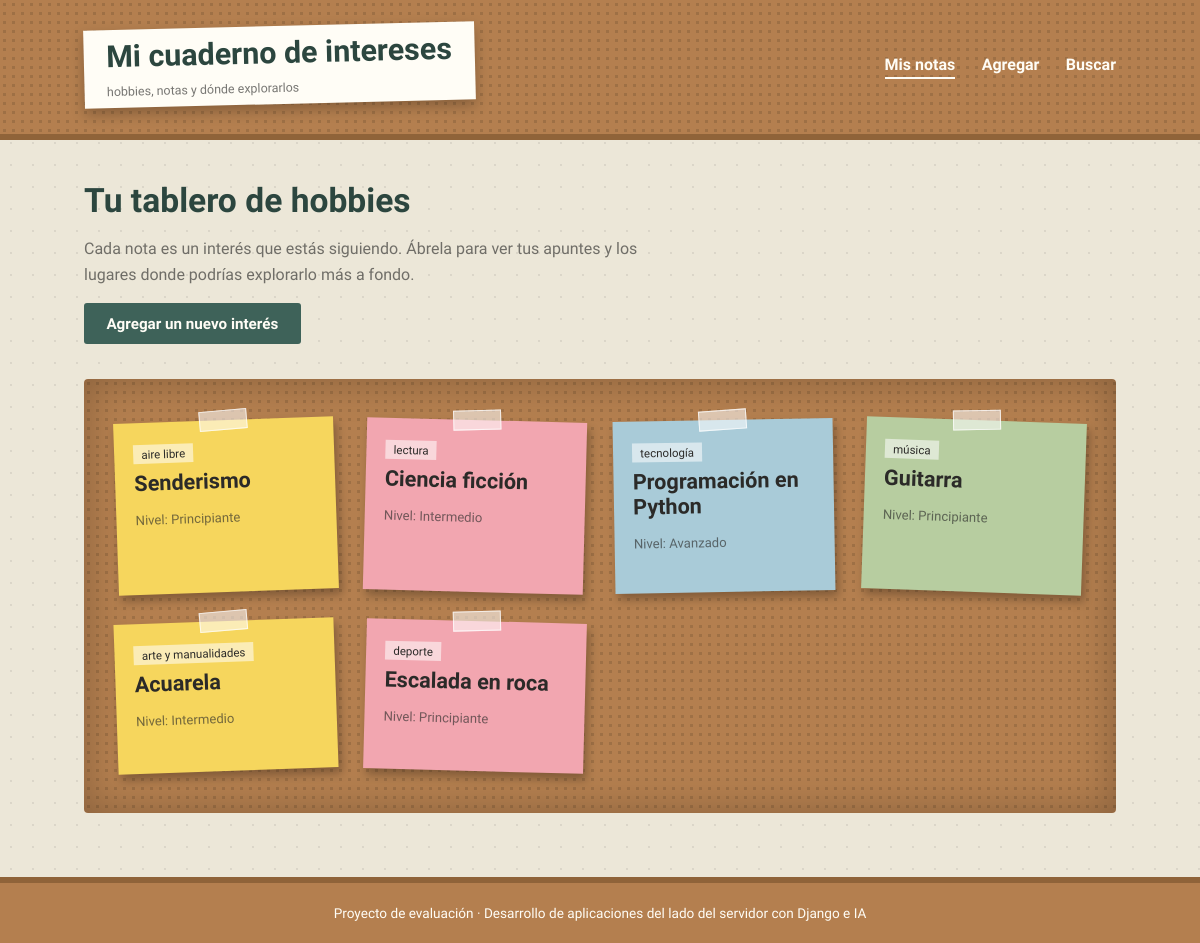
The page / on the database its author committed.
### hobbies/models.py (models this page shows, shortened)
class Interes(models.Model):
    CATEGORIA_CHOICES = [
        ("deporte", "Deporte"),
        ("arte", "Arte y manualidades"),
        ("musica", "Música"),
        ("tecnologia", "Tecnología"),
        ("lectura", "Lectura"),
        ("aire_libre", "Aire libre"),
        ("cocina", "Cocina y gastronomía"),
        ("juegos", "Juegos"),
        ("otro", "Otro"),
    ]
    NIVEL_CHOICES = [
        ("principiante", "Principiante"),
        ("intermedio", "Intermedio"),
        ("avanzado", "Avanzado"),
    ]
    nombre = models.CharField("Nombre del hobby/interés", max_length=100)
    categoria = models.CharField("Categoría", max_length=20, choices=CATEGORIA_CHOICES, default="otro")
    nivel = models.CharField("Nivel", max_length=20, choices=NIVEL_CHOICES, default="principiante")
    notas = models.TextField("Notas", blank=True, help_text="Como una nota libre: qué te gusta, qué quieres lograr, etc.")
    fecha_agregado = models.DateTimeField("Fecha en que se agregó", auto_now_add=True)
    class Meta:
        verbose_name = "Interés"
        verbose_name_plural = "Intereses"
        ordering = ["-fecha_agregado"]

### hobbies/views.py (the view)
# urls.py: path("", views.IndexView.as_view(), name="index"),
class IndexView(generic.ListView):
    template_name = "hobbies/index.html"
    context_object_name = "intereses"
    def get_queryset(self):
        return Interes.objects.all()

### hobbies/templates/hobbies/index.html (shortened to what this page needs)
{% extends "hobbies/base.html" %}
{% block nav_index %}active{% endblock %}
{% block content %}
<div class="page-intro">
    <h2>Tu tablero de hobbies</h2>
    <p>Cada nota es un interés que estás siguiendo. Ábrela para ver tus apuntes y los lugares donde podrías explorarlo más a fondo.</p>
    <a class="btn btn-pine" href="{% url 'hobbies:agregar' %}">Agregar un nuevo interés</a>
</div>
<div class="corkboard">
    {% if intereses %}
    <div class="sticky-grid">
        {% for interes in intereses %}
        <a class="sticky-note" href="{% url 'hobbies:detail' interes.pk %}">
            <span class="tag">{{ interes.get_categoria_display }}</span>
            <h3>{{ interes.nombre }}</h3>
            <p class="nivel">Nivel: {{ interes.get_nivel_display }}</p>
        </a>
        {% endfor %}
    </div>
    {% else %}
        <p class="empty-note">El corcho está vacío. Agrega tu primer hobby para empezar tu cuaderno.</p>
    {% endif %}
</div>
{% endblock %}

### hobbies/templates/hobbies/base.html (shortened to what this page needs)
{% load static %}
<!DOCTYPE html>
<html lang="es">
<head>
    <link rel="stylesheet" href="{% static 'hobbies/estilos/style.css' %}">
</head>
<body>
    <header class="notebook-header">
        <div class="shell">
            <a href="{% url 'hobbies:index' %}" style="text-decoration:none;">
                <div class="notebook-title-tag">
                    <h1>Mi cuaderno de intereses</h1>
                    <span>hobbies, notas y dónde explorarlos</span>
                </div>
            </a>
            <nav class="notebook-nav">
                <a class="{% block nav_index %}{% endblock %}" href="{% url 'hobbies:index' %}">Mis notas</a>
                <a class="{% block nav_agregar %}{% endblock %}" href="{% url 'hobbies:agregar' %}">Agregar</a>
                <a class="{% block nav_buscar %}{% endblock %}" href="{% url 'hobbies:buscar' %}">Buscar</a>
            </nav>
        </div>
    </header>
    <main>
        <div class="shell">
            {% block content %}{% endblock %}
        </div>
    </main>
    <footer class="notebook-footer">
        <span>Proyecto de evaluación · Desarrollo de aplicaciones del lado del servidor con Django e IA</span>
    </footer>
</body>
</html>

### hobbies/static/hobbies/estilos/style.css (style rules this page uses)
:root { --paper: #ece7d8; --paper-line: rgba(43, 42, 40, 0.09); --ink: #2b2a28; --ink-soft: rgba(43, 42, 40, 0.64); --cork: #b47f4f; --cork-dark: #8f6339; --pine: #3e6259; --pine-dark: #2c463f; --sticky-yellow: #f6d65d; --sticky-pink: #f2a6b0; --sticky-blue: #a9cbd8; --sticky-green: #b7cda0; --tape: rgba(255, 255, 255, 0.55); }
* { box-sizing: border-box; }
body { margin: 0; font-family: "Work Sans", "Segoe UI", sans-serif; color: var(--ink); background-color: var(--paper); background-image: radial-gradient(var(--paper-line) 1px, transparent 1px); background-size: 22px 22px; }
h1, h2, h3, .brand-title { font-family: "Kalam", cursive; font-weight: 700; line-height: 1.15; margin: 0 0 0.4rem; }
p { line-height: 1.6; max-width: 62ch; }
a { color: var(--pine-dark); }
.shell { max-width: 1080px; margin: 0 auto; padding: 0 1.5rem; }
.notebook-header { background: var(--cork); background-image: radial-gradient(rgba(0, 0, 0, 0.12) 1.5px, transparent 1.5px); background-size: 9px 9px; border-bottom: 6px solid var(--cork-dark); padding: 1.6rem 0 1.9rem; }
.notebook-header .shell { display: flex; align-items: center; justify-content: space-between; flex-wrap: wrap; gap: 1rem; }
.notebook-title-tag { background: #fffdf6; padding: 0.6rem 1.4rem 0.5rem; box-shadow: 0 6px 14px rgba(0, 0, 0, 0.25); transform: rotate(-1.4deg); display: inline-block; }
.notebook-title-tag h1 { font-size: 1.9rem; color: var(--pine-dark); }
.notebook-title-tag span { font-family: "Work Sans", sans-serif; font-size: 0.78rem; color: var(--ink-soft); }
.notebook-nav a { color: #fffdf6; text-decoration: none; font-weight: 600; margin-left: 1.4rem; padding-bottom: 3px; border-bottom: 2px solid transparent; }
.notebook-nav a:hover, .notebook-nav a.active { border-bottom-color: #fffdf6; }
main { padding: 2.6rem 0 4rem; }
.page-intro { margin-bottom: 2.2rem; }
.page-intro h2 { font-size: 2.1rem; color: var(--pine-dark); }
.page-intro p { color: var(--ink-soft); }
.btn { display: inline-block; font-family: "Work Sans", sans-serif; font-weight: 600; font-size: 0.95rem; padding: 0.7rem 1.4rem; border-radius: 3px; text-decoration: none; cursor: pointer; border: none; }
.btn-pine { background: var(--pine); color: #fffdf6; }
.corkboard { background: var(--cork); background-image: radial-gradient(rgba(0, 0, 0, 0.12) 1.5px, transparent 1.5px); background-size: 9px 9px; padding: 2.6rem 2rem; border-radius: 4px; box-shadow: inset 0 0 40px rgba(0, 0, 0, 0.25); }
.sticky-grid { display: grid; grid-template-columns: repeat(auto-fill, minmax(210px, 1fr)); gap: 1.8rem; }
.sticky-note { display: block; text-decoration: none; color: var(--ink); padding: 1.3rem 1.2rem 1.6rem; min-height: 150px; box-shadow: 3px 6px 10px rgba(0, 0, 0, 0.28); position: relative; transition: transform 0.15s ease; }
.sticky-note:nth-child(4n+1) { background: var(--sticky-yellow); transform: rotate(-2deg); }
.sticky-note:nth-child(4n+2) { background: var(--sticky-pink); transform: rotate(1.5deg); }
.sticky-note:nth-child(4n+3) { background: var(--sticky-blue); transform: rotate(-1deg); }
.sticky-note:nth-child(4n+4) { background: var(--sticky-green); transform: rotate(2deg); }
.sticky-note::before { content: ""; position: absolute; top: -10px; left: 50%; transform: translateX(-50%) rotate(-3deg); width: 46px; height: 18px; background: var(--tape); border: 1px solid rgba(255, 255, 255, 0.7); }
.sticky-note .tag { font-size: 0.72rem; text-transform: lowercase; background: rgba(255, 255, 255, 0.55); padding: 0.15rem 0.5rem; display: inline-block; margin-bottom: 0.5rem; }
.sticky-note h3 { font-size: 1.35rem; margin-bottom: 0.3rem; }
.sticky-note .nivel { font-family: "Work Sans", sans-serif; font-size: 0.82rem; color: var(--ink-soft); }
.notebook-footer { border-top: 6px solid var(--cork-dark); background: var(--cork); padding: 1.4rem 0; text-align: center; color: #fffdf6; font-size: 0.85rem; }

### rows shown on the page
Interes: categoria "aire libre", nombre "Senderismo", nivel "Principiante"
Interes: categoria "lectura", nombre "Ciencia ficción", nivel "Intermedio"
Interes: categoria "tecnología", nombre "Programación en Python", nivel "Avanzado"
Interes: categoria "música", nombre "Guitarra", nivel "Principiante"
Interes: categoria "arte y manualidades", nombre "Acuarela", nivel "Intermedio"
Interes: categoria "deporte", nombre "Escalada en roca", nivel "Principiante"
